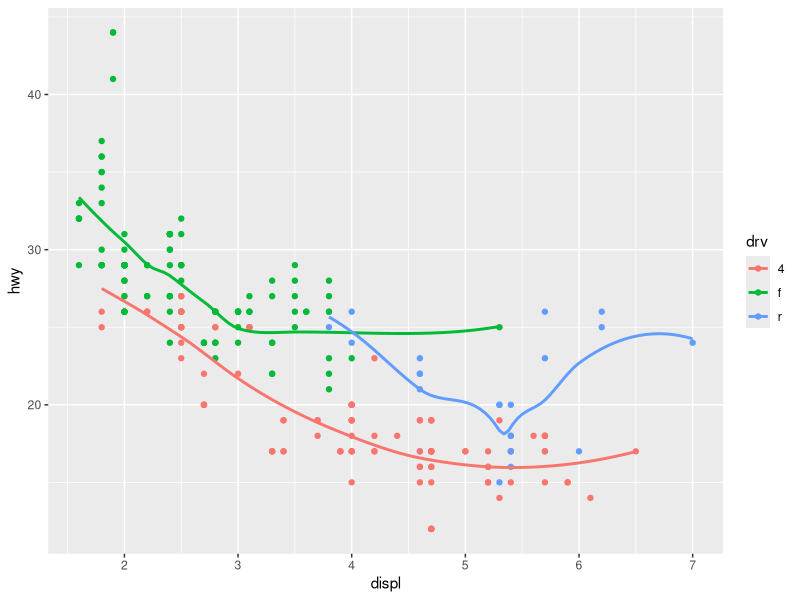
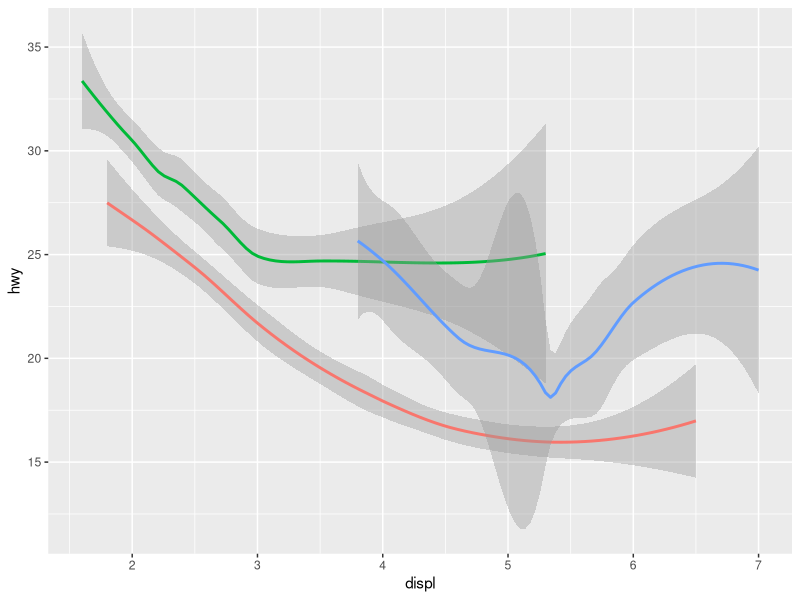
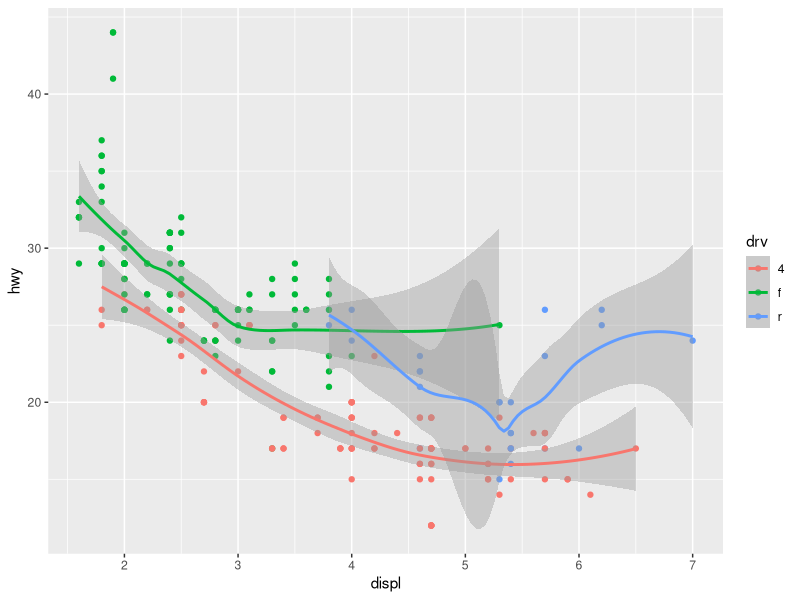
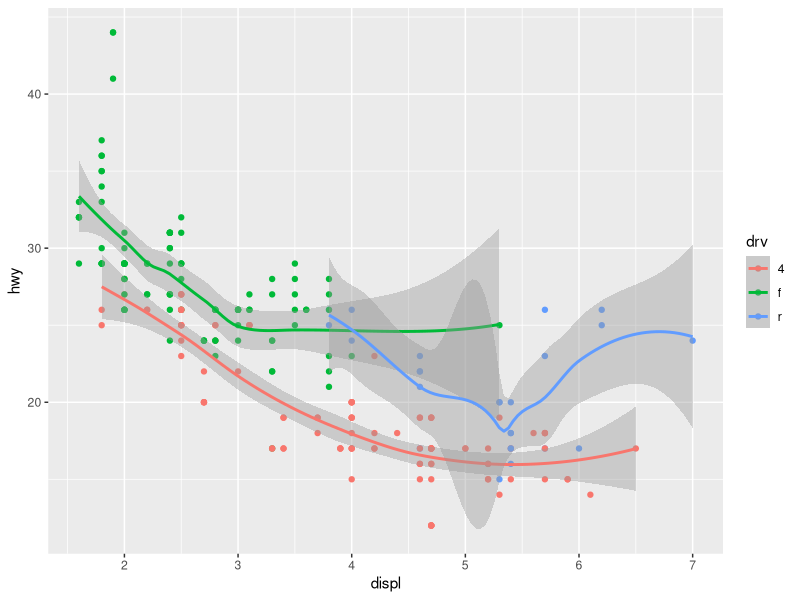
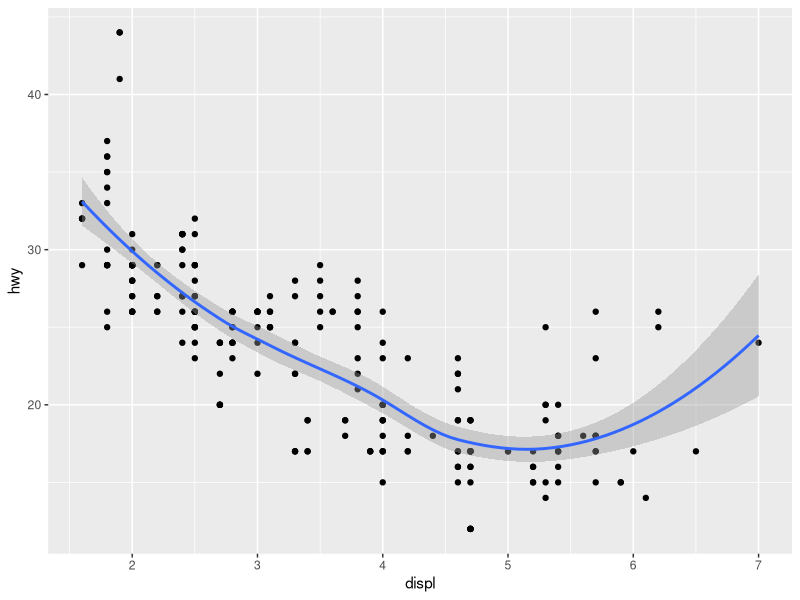
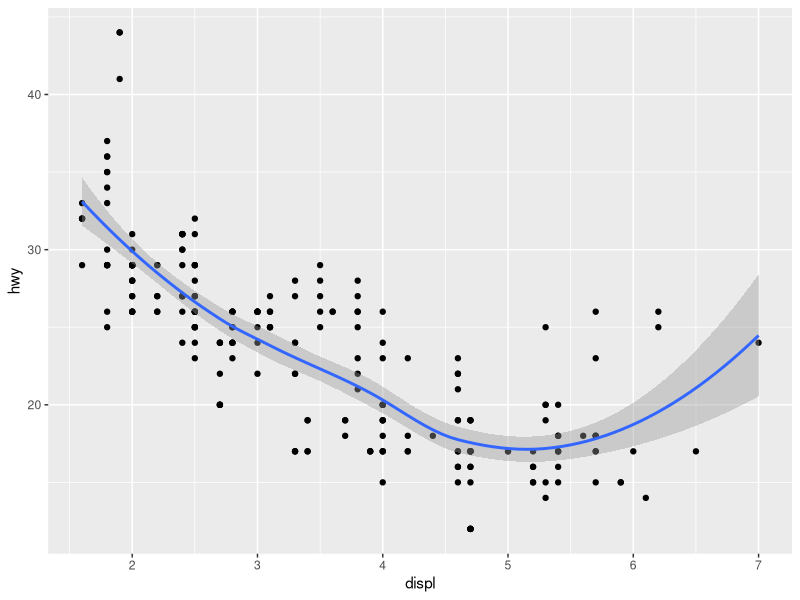
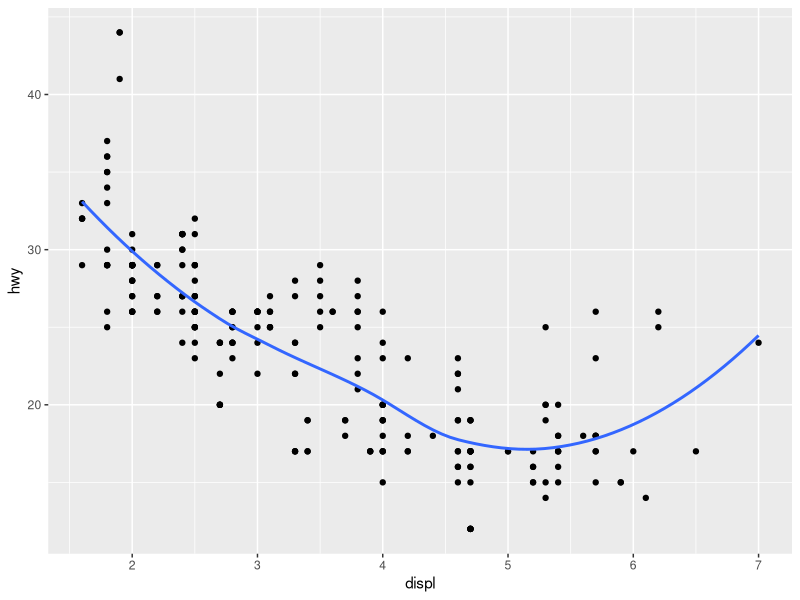
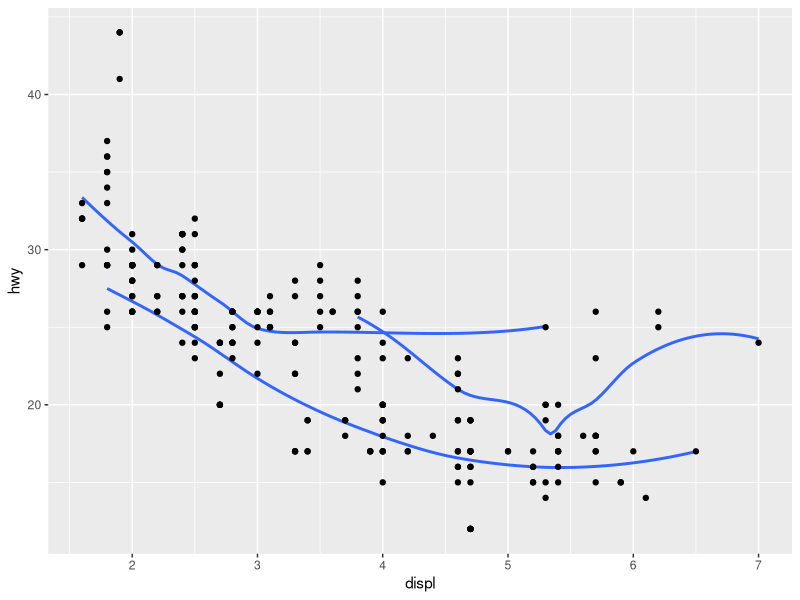

Recreate these plots in R, in order.
library("tidyverse")

#3.6

#1

# line chart: geom_line()
# boxplot: geom_boxplot()
# histogram: geom_histogram()
# area chart: geom_area()

#2

ggplot(data = mpg, mapping = aes(x = displ, y = hwy, colour = drv)) +
  geom_point() +
  geom_smooth(se = FALSE)


# both scatterplot and smooth (without se). Gas consumption vs miles per gallon,
# coloured according to drive, i.e. front, back, 4 wheel


#3


ggplot(data = mpg) +
  geom_smooth(
    mapping = aes(x = displ, y = hwy, colour = drv),
    show.legend = FALSE
  )

#in the name, legend will not be shown. 

#4

#adds standard error to the geom_smooth:

ggplot(data = mpg, mapping = aes(x = displ, y = hwy, colour = drv)) +
  geom_point() +
  geom_smooth(se = TRUE)

#on by default:

ggplot(data = mpg, mapping = aes(x = displ, y = hwy, colour = drv)) +
  geom_point() +
  geom_smooth()


#5


ggplot(data = mpg, mapping = aes(x = displ, y = hwy)) +
  geom_point() +
  geom_smooth()

ggplot() +
  geom_point(data = mpg, mapping = aes(x = displ, y = hwy)) +
  geom_smooth(data = mpg, mapping = aes(x = displ, y = hwy))

# No, the 2 geoms will inherit the data specified in the mapping. This is easier to look at, code more clear. 

#6

#.1

ggplot(mpg, aes(x = displ, y = hwy)) +
  geom_point() +
  geom_smooth(se = FALSE)

#.2

ggplot(mpg, aes(x = displ, y = hwy)) +
  geom_smooth(mapping = aes(group = drv), se = FALSE) +
  geom_point()


#.3

ggplot(mpg, aes(x = displ, y = hwy, colour = drv)) +
  geom_point() +
  geom_smooth(se = FALSE)

#.4

ggplot(mpg, aes(x = displ, y = hwy)) +
  geom_point(aes(colour = drv)) +
  geom_smooth(se = FALSE)

#.5

ggplot(mpg, aes(x = displ, y = hwy)) +
  geom_point(aes(colour = drv)) +
  geom_smooth(aes(linetype = drv), se = FALSE)


#.6

ggplot(mpg, aes(x = displ, y = hwy)) +
  geom_point(size = 4, color = "white") +
  geom_point(aes(colour = drv))
